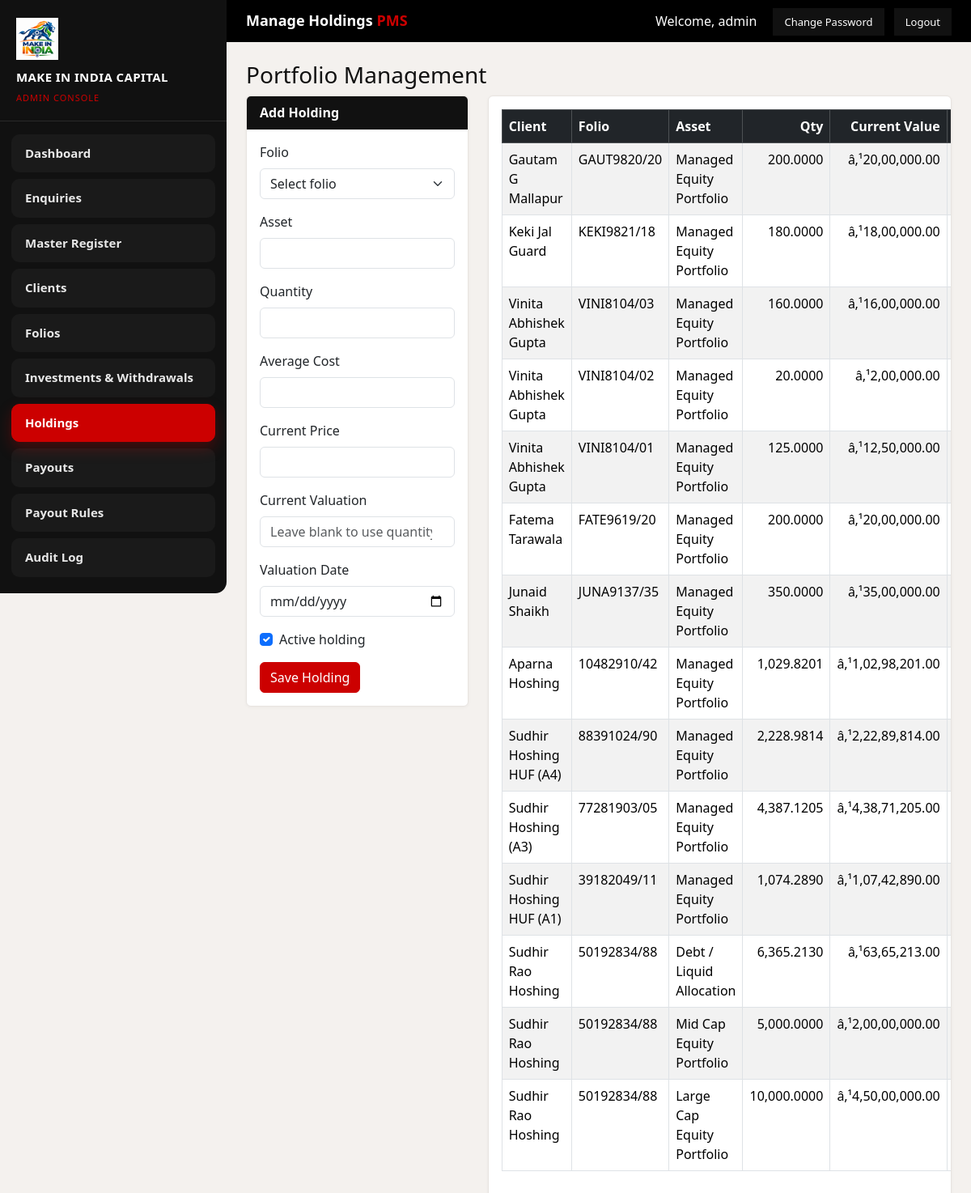
Page /admin_holdings.php (signed in) on the earlier database version.
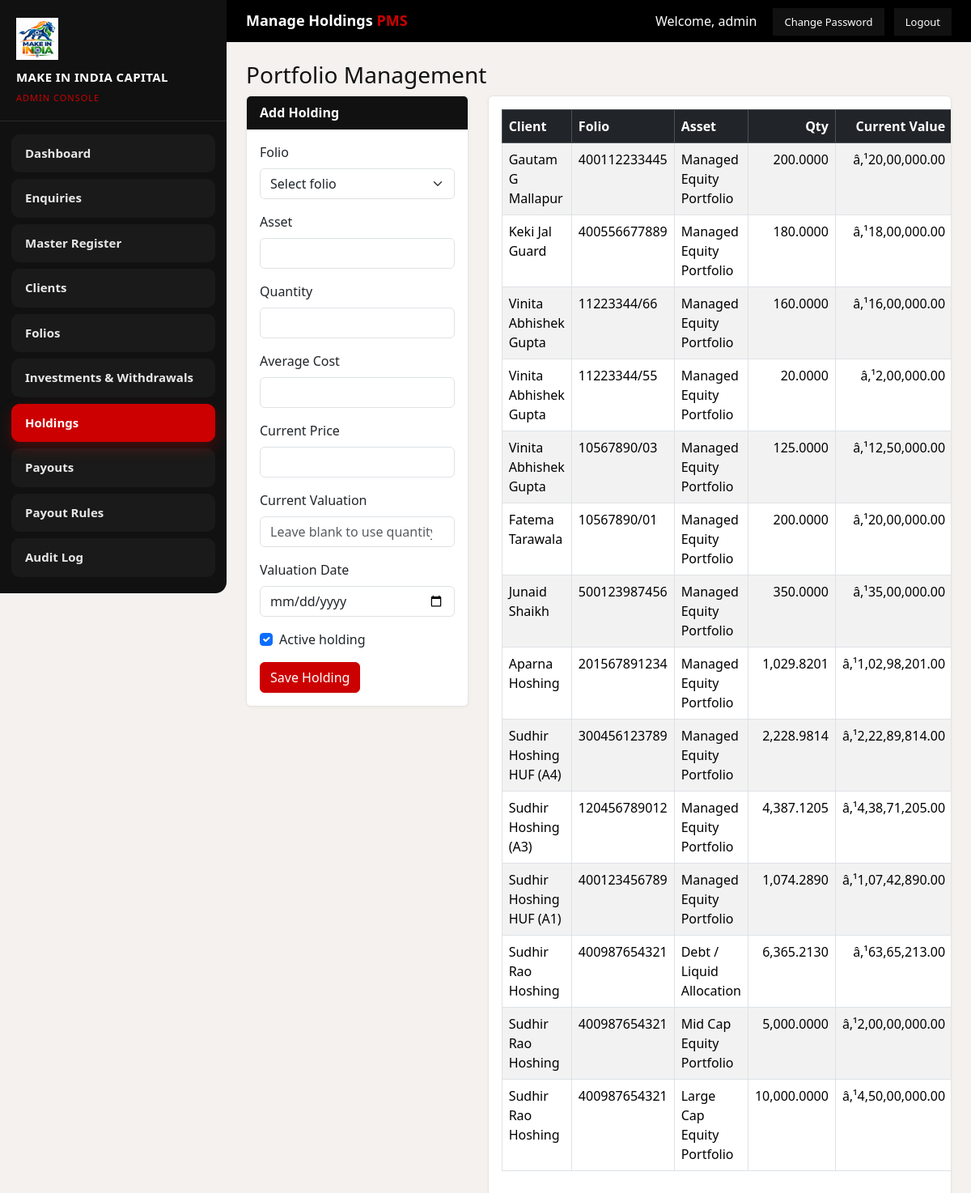
Same page on the later database version.
### tables this page shows
CREATE TABLE `pms_holdings` (
  `id` int(11) NOT NULL AUTO_INCREMENT,
  `client_id` int(11) NOT NULL,
  `folio_id` int(11) NOT NULL,
  `asset_name` varchar(150) NOT NULL,
  `quantity` decimal(18,4) NOT NULL DEFAULT 0.0000,
  `average_cost` decimal(18,2) NOT NULL DEFAULT 0.00,
  `current_price` decimal(18,2) NOT NULL DEFAULT 0.00,
  `current_value` decimal(18,2) NOT NULL DEFAULT 0.00,
  `valuation_date` date DEFAULT NULL,
  `is_active` tinyint(1) NOT NULL DEFAULT 1,
  `created_at` datetime NOT NULL DEFAULT current_timestamp(),
  PRIMARY KEY (`id`),
  KEY `idx_pms_hold_client` (`client_id`),
  KEY `idx_pms_hold_folio` (`folio_id`)
);

CREATE TABLE `pms_clients` (
  `id` int(11) NOT NULL AUTO_INCREMENT,
  `name` varchar(150) NOT NULL,
  `email` varchar(150) NOT NULL,
  `mobile` varchar(20) NOT NULL,
  `login_password` varchar(100) NOT NULL DEFAULT 'Pms@1234',
  `must_change_password` tinyint(1) NOT NULL DEFAULT 1,
  `status` varchar(80) NOT NULL DEFAULT 'Active & Verified',
  `is_active` tinyint(1) NOT NULL DEFAULT 1,
  `created_at` datetime NOT NULL DEFAULT current_timestamp(),
  PRIMARY KEY (`id`),
  UNIQUE KEY `unique_pms_client_email` (`email`),
  UNIQUE KEY `unique_pms_client_mobile` (`mobile`)
);

CREATE TABLE `pms_folios` (
  `id` int(11) NOT NULL AUTO_INCREMENT,
  `client_id` int(11) NOT NULL,
  `folio_number` varchar(50) NOT NULL,
  `account_name` varchar(150) NOT NULL,
  `account_type` varchar(80) NOT NULL DEFAULT 'Individual',
  `status` varchar(50) NOT NULL DEFAULT 'Active',
  `investment_start_date` date DEFAULT NULL,
  `performance_remark` text DEFAULT NULL,
  `created_at` datetime NOT NULL DEFAULT current_timestamp(),
  PRIMARY KEY (`id`),
  UNIQUE KEY `unique_pms_folio_number` (`folio_number`),
  KEY `idx_pms_folio_client` (`client_id`)
);

### includes/pms_init.php (called while the page is built, shortened)
<?php
function pms_inr($amount)
{
    $amount = (float) $amount;
    $negative = $amount < 0;
    $amount = abs($amount);
    $formatted = number_format($amount, 2, '.', '');
    $parts = explode('.', $formatted);
    $int = $parts[0];
    $dec = isset($parts[1]) ? $parts[1] : '00';
    $last3 = substr($int, -3);
    $rest = substr($int, 0, -3);
    if ($rest !== '') {
        $rest = preg_replace('/\B(?=(\d{2})+(?!\d))/', ',', $rest);
        $int = $rest . ',' . $last3;
    }
    return ($negative ? '-' : '') . 'â‚¹' . $int . '.' . $dec;
}
function pms_h($value)
{
    return htmlspecialchars((string) $value, ENT_QUOTES, 'UTF-8');
}

### admin_holdings.php (the view, shortened to what this page needs)
<?php
require_once __DIR__ . '/includes/pms_init.php';
$edit = null;
$holdings = array();
$result = $mysqli->query('SELECT h.*, c.name AS client_name, f.folio_number
    FROM pms_holdings h
    INNER JOIN pms_clients c ON c.id = h.client_id
    INNER JOIN pms_folios f ON f.id = h.folio_id
    ORDER BY h.id DESC');
if ($result) {
    while ($row = $result->fetch_assoc()) {
        $holdings[] = $row;
    }
}
$pms_admin_title = 'Manage Holdings';
require __DIR__ . '/includes/pms_admin_header.php';
?>
<h3>Portfolio Management</h3>
<div class="row">
    <div class="col-lg-4">
        <div class="card mb-4">
            <div class="card-header"><?= $edit ? 'Edit Holding' : 'Add Holding' ?></div>
            <div class="card-body">
                <form method="POST">
                    <div class="mb-3">
                        <label class="form-label">Folio</label>
                        <select class="form-select" name="folio_id" required>
                            <option value="">Select folio</option>
                        </select>
                    </div>
                    <div class="mb-3">
                        <label class="form-label">Asset</label>
                        <input class="form-control" name="asset_name" required value="<?= $edit ? pms_h($edit['asset_name']) : '' ?>">
                    </div>
                    <div class="mb-3">
                        <label class="form-label">Quantity</label>
                        <input class="form-control" type="number" step="0.0001" name="quantity" required value="<?= $edit ? pms_h($edit['quantity']) : '' ?>">
                    </div>
                    <div class="mb-3">
                        <label class="form-label">Average Cost</label>
                        <input class="form-control" type="number" step="0.01" name="average_cost" required value="<?= $edit ? pms_h($edit['average_cost']) : '' ?>">
                    </div>
                    <div class="mb-3">
                        <label class="form-label">Current Price</label>
                        <input class="form-control" type="number" step="0.01" name="current_price" required value="<?= $edit ? pms_h($edit['current_price']) : '' ?>">
                    </div>
                    <div class="mb-3">
                        <label class="form-label">Current Valuation</label>
                        <input class="form-control" type="number" step="0.01" name="current_value" value="<?= $edit ? pms_h($edit['current_value']) : '' ?>" placeholder="Leave blank to use quantity × price">
                    </div>
                    <div class="mb-3">
                        <label class="form-label">Valuation Date</label>
                        <input class="form-control" type="date" name="valuation_date" value="<?= $edit ? pms_h($edit['valuation_date']) : '' ?>">
                    </div>
                    <div class="form-check mb-3">
                        <input class="form-check-input" type="checkbox" name="is_active" id="is_active" <?= !$edit || (int) $edit['is_active'] === 1 ? 'checked' : '' ?>>
                        <label class="form-check-label" for="is_active">Active holding</label>
                    </div>
                    <button class="btn btn-primary"><?= $edit ? 'Update Holding' : 'Save Holding' ?></button>
                </form>
            </div>
        </div>
    </div>
    <div class="col-lg-8">
        <div class="card">
            <div class="card-body table-responsive">
                <table class="table table-bordered table-striped">
                    <thead class="table-dark">
                        <tr>
                            <th>Client</th>
                            <th>Folio</th>
                            <th>Asset</th>
                            <th class="text-end">Qty</th>
                            <th class="text-end">Current Value</th>
                            <th>Valuation</th>
                        </tr>
                    </thead>
                    <tbody>
                    <?php foreach ($holdings as $row): ?>
                        <tr>
                            <td><?= pms_h($row['client_name']) ?></td>
                            <td><?= pms_h($row['folio_number']) ?></td>
                            <td><?= pms_h($row['asset_name']) ?></td>
                            <td class="text-end"><?= pms_h(number_format((float) $row['quantity'], 4)) ?></td>
                            <td class="text-end"><?= pms_h(pms_inr($row['current_value'])) ?></td>
                            <td><?= pms_h(pms_date($row['valuation_date'])) ?></td>
                        </tr>
                    <?php endforeach; ?>
                    </tbody>
                </table>
            </div>
        </div>
    </div>
</div>
<?php require __DIR__ . '/includes/pms_admin_footer.php'; ?>

### includes/pms_admin_header.php (shortened to what this page needs)
<?php
$pmsAdminPage = basename(isset($_SERVER['PHP_SELF']) ? $_SERVER['PHP_SELF'] : '');
$pmsAdminUser = isset($_SESSION['username']) ? $_SESSION['username'] : 'admin';
$pmsNav = array(
    'dashboard.php' => 'Dashboard',
    'admin_enquiries.php' => 'Enquiries',
    'admin_master.php' => 'Master Register',
    'admin_clients.php' => 'Clients',
    'admin_folios.php' => 'Folios',
    'admin_transactions.php' => 'Investments & Withdrawals',
    'admin_holdings.php' => 'Holdings',
    'admin_payouts.php' => 'Payouts',
    'admin_payout_rules.php' => 'Payout Rules',
    'admin_audit.php' => 'Audit Log',
);
?>
<!DOCTYPE html>
<html lang="en">
<head>
    <link href="https://cdn.jsdelivr.net/npm/bootstrap@5.3.3/dist/css/bootstrap.min.css" rel="stylesheet">
    <link rel="stylesheet" href="admin.css">
</head>
<body class="pms-admin">
<div class="pms-admin-shell">
    <aside class="pms-admin-sidebar">
        <div class="pms-admin-brand">
            <img src="img/makeindia2.png" alt="MAKE IN INDIA CAPITAL PMS">
            <strong>MAKE IN INDIA CAPITAL</strong>
            <span>Admin Console</span>
        </div>
        <nav class="pms-admin-nav">
            <?php foreach ($pmsNav as $href => $label): ?>
                <a href="<?= pms_h($href) ?>" class="<?= $pmsAdminPage === $href || ($href === 'admin_clients.php' && $pmsAdminPage === 'admin_client_view.php') ? 'active' : '' ?>"><?= pms_h($label) ?></a>
            <?php endforeach; ?>
        </nav>
    </aside>
    <div class="pms-admin-main">
        <div class="pms-admin-top">
            <h1><?= pms_h($pms_admin_title) ?> <em>PMS</em></h1>
            <div>
                Welcome, <?= pms_h($pmsAdminUser) ?>
                <a class="btn-ghost ms-3" href="admin_change_password.php">Change Password</a>
                <a class="btn-ghost ms-2" href="logout.php">Logout</a>
            </div>
        </div>
        <div class="pms-admin-content">

### includes/pms_admin_footer.php (shortened to what this page needs)
        </div>
    </div>
</div>
</body>
</html>

### admin.css (style rules this page uses)
body.pms-admin { margin: 0; background: #f4f1ee; color: #111; font-family: 'Segoe UI', Tahoma, sans-serif; }
.pms-admin-shell { min-height: 100vh; display: flex; align-items: flex-start; }
.pms-admin-sidebar { width: 280px; background: #111; color: #fff; flex-shrink: 0; display: flex; flex-direction: column; height: auto; align-self: flex-start; position: sticky; top: 0; border-radius: 0 0 14px 0; overflow: hidden; }
.pms-admin-brand { padding: 22px 20px 18px; border-bottom: 1px solid #2a2a2a; }
.pms-admin-brand img { height: 52px; width: 52px; object-fit: contain; display: block; margin-bottom: 10px; }
.pms-admin-brand strong { display: block; font-size: 15px; letter-spacing: 0.4px; }
.pms-admin-brand span { color: #CC0000; font-size: 11px; letter-spacing: 1px; text-transform: uppercase; }
.pms-admin-nav { padding: 16px 14px 20px; display: flex; flex-direction: column; gap: 8px; flex: 0 0 auto; }
.pms-admin-nav a { color: #e8e8e8; text-decoration: none; padding: 13px 16px; border: 1px solid transparent; border-radius: 10px; font-size: 15px; font-weight: 600; line-height: 1.3; background: rgba(255, 255, 255, 0.04); transition: background 0.2s ease, color 0.2s ease, border-color 0.2s ease, transform 0.15s ease; }
.pms-admin-nav a.active { background: #CC0000; color: #fff; border-color: #CC0000; box-shadow: 0 8px 18px rgba(204, 0, 0, 0.28); }
.pms-admin-main { flex: 1; min-width: 0; min-height: 100vh; }
.pms-admin-top { background: #000; color: #fff; padding: 14px 24px; display: flex; justify-content: space-between; align-items: center; gap: 16px; }
.pms-admin-top h1 { margin: 0; font-size: 18px; font-weight: 700; }
.pms-admin-top h1 em { font-style: normal; color: #CC0000; }
.pms-admin-content { padding: 24px; }
.btn-ghost { background: #111; color: #fff; border: 0; padding: 8px 14px; text-decoration: none; font-size: 13px; }
.pms-admin .card { border: 1px solid #e8e4e0; box-shadow: 0 1px 4px rgba(0, 0, 0, 0.04); }
.pms-admin .card-header { background: #111; color: #fff; font-weight: 600; }
.pms-admin .table thead { background: #111; color: #fff; }
.pms-admin .btn-primary { background: #CC0000; border-color: #CC0000; }

Differences in the rows shown:
changed through a linked row, pms_holdings "Gautam G Mallapur": pms_folios.folio_number "GAUT9820/20" → "400112233445"
changed through a linked row, pms_holdings "Keki Jal Guard": pms_folios.folio_number "KEKI9821/18" → "400556677889"
changed through a linked row, pms_holdings (number 3 of 14 on the later page): pms_folios.folio_number "VINI8104/03" → "11223344/66"
changed through a linked row, pms_holdings (number 4 of 14 on the later page): pms_folios.folio_number "VINI8104/02" → "11223344/55"
changed through a linked row, pms_holdings (number 5 of 14 on the later page): pms_folios.folio_number "VINI8104/01" → "10567890/03"
changed through a linked row, pms_holdings "Fatema Tarawala": pms_folios.folio_number "FATE9619/20" → "10567890/01"
changed through a linked row, pms_holdings "Junaid Shaikh": pms_folios.folio_number "JUNA9137/35" → "500123987456"
changed through a linked row, pms_holdings "Aparna Hoshing": pms_folios.folio_number "10482910/42" → "201567891234"
changed through a linked row, pms_holdings "Sudhir Hoshing HUF (A4)": pms_folios.folio_number "88391024/90" → "300456123789"
changed through a linked row, pms_holdings "Sudhir Hoshing (A3)": pms_folios.folio_number "77281903/05" → "120456789012"
changed through a linked row, pms_holdings "Sudhir Hoshing HUF (A1)": pms_folios.folio_number "39182049/11" → "400123456789"
changed through a linked row, pms_holdings "Debt / Liquid Allocation": pms_folios.folio_number "50192834/88" → "400987654321"
changed through a linked row, pms_holdings "Mid Cap Equity Portfolio": pms_folios.folio_number "50192834/88" → "400987654321"
changed through a linked row, pms_holdings "Large Cap Equity Portfolio": pms_folios.folio_number "50192834/88" → "400987654321"
